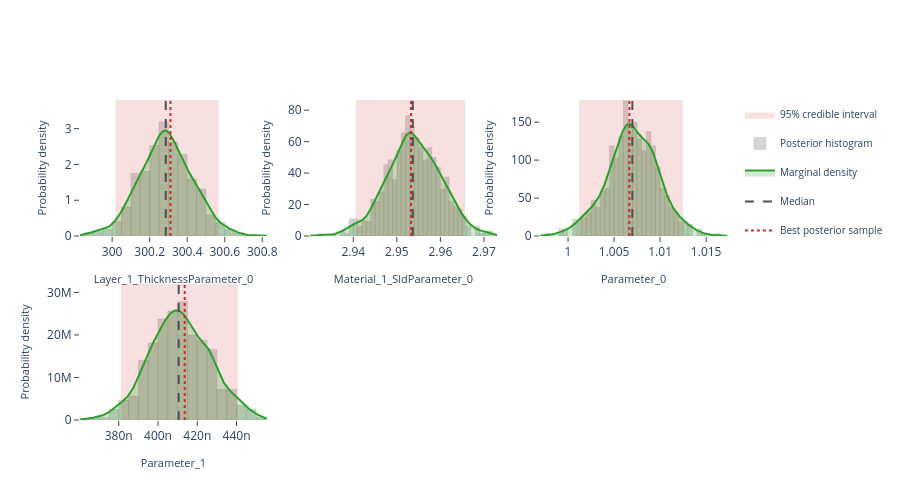

Notebook code cell kept with this figure:
### Markdown cell above
## Interactive posterior plots

The next three cells render the same Plotly figures that are shown on the
Bayesian Posterior tab of the EasyReflectometryApp:

* **Marginals** — per-parameter distribution: histogram + smooth KDE marginal,
  shaded 95% credible interval, and median / best-sample lines
  (`plot_distribution` or `posterior.distribution()`)
* **Corner plot** — pairwise marginals + 2-D contours + scatter (`plot_corner`)
* **Traces** — per-chain trace + marginal histogram (`plot_trace`)

The standalone helpers are called with ``return_figure=True`` so they return a
Plotly ``Figure`` that we render in the notebook with ``fig.show()``; the
``PosteriorResults`` methods return the figure directly.

### Code cell
# ---- Marginal posterior distributions ---------------------------------------
# One panel per free parameter, each overlaying the posterior histogram, a
# smooth Gaussian-KDE marginal, the shaded 95% credible interval, and the
# median / best-sample reference lines.  Mirrors the "Marginals" sub-tab in
# the EasyReflectometryApp.

# The PosteriorResults method passes ``logp`` through automatically so the
# best posterior sample (MAP) line is drawn:
fig = posterior.distribution()
fig.show()

# Standalone equivalent (pass ``logp`` to get the best-sample line):
# fig = plot_distribution(
#     posterior.draws,
#     posterior.param_names,
#     logp=posterior.logp,
#     return_figure=True,
# )
# fig.show()

### Figure 1 — Plotly figure (JSON) as saved in the notebook; plotly's stock layout.template omitted (floating-point values rounded to 4 significant figures; data arrays with more than 128 entries replaced by an {"elided": "..."} marker saying what was removed)
{"data": [{"fill": "toself", "fillcolor": "rgba(214, 39, 40, 0.14)", "hoverinfo": "skip", "legendgroup": "95% credible interval", "line": {"color": "rgba(214, 39, 40, 0.14)", "width": 0}, "mode": "lines", "name": "95% credible interval", "showlegend": true, "type": "scatter", "x": [300.0, 300.6, 300.6, 300.0, 300.0], "xaxis": "x", "y": [0.0, 0.0, 3.802, 3.802, 0.0], "yaxis": "y"}, {"histnorm": "probability density", "hovertemplate": "sample=%{x:.4f}<br>density: %{y:.2f}<extra></extra>", "legendgroup": "histogram", "marker": {"color": "rgba(120, 120, 120, 0.38)", "line": {"color": "rgba(120, 120, 120, 0.24)", "width": 1}}, "name": "Posterior histogram", "nbinsx": 40, "opacity": 0.82, "showlegend": true, "type": "histogram", "x": {"elided": "640 float values"}, "xaxis": "x", "yaxis": "y"}, {"fill": "tozeroy", "fillcolor": "rgba(44, 160, 44, 0.22)", "hovertemplate": "Layer_1_ThicknessParameter_0: %{x:.4f}<br>density: %{y:.4f}<extra></extra>", "legendgroup": "marginal", "line": {"color": "rgb(44, 160, 44)", "width": 2}, "mode": "lines", "name": "Marginal density", "showlegend": true, "type": "scatter", "x": {"elided": "256 float values"}, "xaxis": "x", "y": {"elided": "256 float values"}, "yaxis": "y"}, {"hovertemplate": "Median: %{x:.4f}<extra></extra>", "legendgroup": "Median", "line": {"color": "rgb(80, 80, 80)", "dash": "dash", "width": 2}, "mode": "lines", "name": "Median", "showlegend": true, "type": "scatter", "x": [300.3, 300.3], "xaxis": "x", "y": [0.0, 3.802], "yaxis": "y"}, {"hovertemplate": "Best posterior sample: %{x:.4f}<extra></extra>", "legendgroup": "Best posterior sample", "line": {"color": "rgb(214, 39, 40)", "dash": "dot", "width": 2}, "mode": "lines", "name": "Best posterior sample", "showlegend": true, "type": "scatter", "x": [300.3, 300.3], "xaxis": "x", "y": [0.0, 3.802], "yaxis": "y"}, {"fill": "toself", "fillcolor": "rgba(214, 39, 40, 0.14)", "hoverinfo": "skip", "legendgroup": "95% credible interval", "line": {"color": "rgba(214, 39, 40, 0.14)", "width": 0}, "mode": "lines", "name": "95% credible interval", "showlegend": false, "type": "scatter", "x": [2.941, 2.966, 2.966, 2.941, 2.941], "xaxis": "x2", "y": [0.0, 0.0, 86.48, 86.48, 0.0], "yaxis": "y2"}, {"histnorm": "probability density", "hovertemplate": "sample=%{x:.4f}<br>density: %{y:.2f}<extra></extra>", "legendgroup": "histogram", "marker": {"color": "rgba(120, 120, 120, 0.38)", "line": {"color": "rgba(120, 120, 120, 0.24)", "width": 1}}, "name": "Posterior histogram", "nbinsx": 40, "opacity": 0.82, "showlegend": false, "type": "histogram", "x": {"elided": "640 float values"}, "xaxis": "x2", "yaxis": "y2"}, {"fill": "tozeroy", "fillcolor": "rgba(44, 160, 44, 0.22)", "hovertemplate": "Material_1_SldParameter_0: %{x:.4f}<br>density: %{y:.4f}<extra></extra>", "legendgroup": "marginal", "line": {"color": "rgb(44, 160, 44)", "width": 2}, "mode": "lines", "name": "Marginal density", "showlegend": false, "type": "scatter", "x": {"elided": "256 float values"}, "xaxis": "x2", "y": {"elided": "256 float values"}, "yaxis": "y2"}, {"hovertemplate": "Median: %{x:.4f}<extra></extra>", "legendgroup": "Median", "line": {"color": "rgb(80, 80, 80)", "dash": "dash", "width": 2}, "mode": "lines", "name": "Median", "showlegend": false, "type": "scatter", "x": [2.954, 2.954], "xaxis": "x2", "y": [0.0, 86.48], "yaxis": "y2"}, {"hovertemplate": "Best posterior sample: %{x:.4f}<extra></extra>", "legendgroup": "Best posterior sample", "line": {"color": "rgb(214, 39, 40)", "dash": "dot", "width": 2}, "mode": "lines", "name": "Best posterior sample", "showlegend": false, "type": "scatter", "x": [2.953, 2.953], "xaxis": "x2", "y": [0.0, 86.48], "yaxis": "y2"}, {"fill": "toself", "fillcolor": "rgba(214, 39, 40, 0.14)", "hoverinfo": "skip", "legendgroup": "95% credible interval", "line": {"color": "rgba(214, 39, 40, 0.14)", "width": 0}, "mode": "lines", "name": "95% credible interval", "showlegend": false, "type": "scatter", "x": [1.001, 1.012, 1.012, 1.001, 1.001], "xaxis": "x3", "y": [0.0, 0.0, 179.2, 179.2, 0.0], "yaxis": "y3"}, {"histnorm": "probability density", "hovertemplate": "sample=%{x:.4f}<br>density: %{y:.2f}<extra></extra>", "legendgroup": "histogram", "marker": {"color": "rgba(120, 120, 120, 0.38)", "line": {"color": "rgba(120, 120, 120, 0.24)", "width": 1}}, "name": "Posterior histogram", "nbinsx": 40, "opacity": 0.82, "showlegend": false, "type": "histogram", "x": {"elided": "640 float values"}, "xaxis": "x3", "yaxis": "y3"}, {"fill": "tozeroy", "fillcolor": "rgba(44, 160, 44, 0.22)", "hovertemplate": "Parameter_0: %{x:.4f}<br>density: %{y:.4f}<extra></extra>", "legendgroup": "marginal", "line": {"color": "rgb(44, 160, 44)", "width": 2}, "mode": "lines", "name": "Marginal density", "showlegend": false, "type": "scatter", "x": {"elided": "256 float values"}, "xaxis": "x3", "y": {"elided": "256 float values"}, "yaxis": "y3"}, {"hovertemplate": "Median: %{x:.4f}<extra></extra>", "legendgroup": "Median", "line": {"color": "rgb(80, 80, 80)", "dash": "dash", "width": 2}, "mode": "lines", "name": "Median", "showlegend": false, "type": "scatter", "x": [1.007, 1.007], "xaxis": "x3", "y": [0.0, 179.2], "yaxis": "y3"}, {"hovertemplate": "Best posterior sample: %{x:.4f}<extra></extra>", "legendgroup": "Best posterior sample", "line": {"color": "rgb(214, 39, 40)", "dash": "dot", "width": 2}, "mode": "lines", "name": "Best posterior sample", "showlegend": false, "type": "scatter", "x": [1.007, 1.007], "xaxis": "x3", "y": [0.0, 179.2], "yaxis": "y3"}, {"fill": "toself", "fillcolor": "rgba(214, 39, 40, 0.14)", "hoverinfo": "skip", "legendgroup": "95% credible interval", "line": {"color": "rgba(214, 39, 40, 0.14)", "width": 0}, "mode": "lines", "name": "95% credible interval", "showlegend": false, "type": "scatter", "x": [3.811e-07, 4.407e-07, 4.407e-07, 3.811e-07, 3.811e-07], "xaxis": "x4", "y": [0.0, 0.0, 31980000.0, 31980000.0, 0.0], "yaxis": "y4"}, {"histnorm": "probability density", "hovertemplate": "sample=%{x:.4f}<br>density: %{y:.2f}<extra></extra>", "legendgroup": "histogram", "marker": {"color": "rgba(120, 120, 120, 0.38)", "line": {"color": "rgba(120, 120, 120, 0.24)", "width": 1}}, "name": "Posterior histogram", "nbinsx": 40, "opacity": 0.82, "showlegend": false, "type": "histogram", "x": {"elided": "640 float values"}, "xaxis": "x4", "yaxis": "y4"}, {"fill": "tozeroy", "fillcolor": "rgba(44, 160, 44, 0.22)", "hovertemplate": "Parameter_1: %{x:.4f}<br>density: %{y:.4f}<extra></extra>", "legendgroup": "marginal", "line": {"color": "rgb(44, 160, 44)", "width": 2}, "mode": "lines", "name": "Marginal density", "showlegend": false, "type": "scatter", "x": {"elided": "256 float values"}, "xaxis": "x4", "y": {"elided": "256 float values"}, "yaxis": "y4"}, {"hovertemplate": "Median: %{x:.4f}<extra></extra>", "legendgroup": "Median", "line": {"color": "rgb(80, 80, 80)", "dash": "dash", "width": 2}, "mode": "lines", "name": "Median", "showlegend": false, "type": "scatter", "x": [4.105e-07, 4.105e-07], "xaxis": "x4", "y": [0.0, 31980000.0], "yaxis": "y4"}, {"hovertemplate": "Best posterior sample: %{x:.4f}<extra></extra>", "legendgroup": "Best posterior sample", "line": {"color": "rgb(214, 39, 40)", "dash": "dot", "width": 2}, "mode": "lines", "name": "Best posterior sample", "showlegend": false, "type": "scatter", "x": [4.136e-07, 4.136e-07], "xaxis": "x4", "y": [0.0, 31980000.0], "yaxis": "y4"}], "layout": {"barmode": "overlay", "height": 500, "legend": {"font": {"size": 10}}, "plot_bgcolor": "white", "showlegend": true, "xaxis": {"anchor": "y", "domain": [0.0, 0.2889], "range": [299.8, 300.8], "showgrid": false, "ticks": "outside", "title": {"font": {"size": 11}, "text": "Layer_1_ThicknessParameter_0"}, "zeroline": false}, "xaxis2": {"anchor": "y2", "domain": [0.3556, 0.6444], "range": [2.93, 2.973], "showgrid": false, "ticks": "outside", "title": {"font": {"size": 11}, "text": "Material_1_SldParameter_0"}, "zeroline": false}, "xaxis3": {"anchor": "y3", "domain": [0.7111, 1.0], "range": [0.997, 1.017], "showgrid": false, "ticks": "outside", "title": {"font": {"size": 11}, "text": "Parameter_0"}, "zeroline": false}, "xaxis4": {"anchor": "y4", "domain": [0.0, 0.2889], "range": [3.603e-07, 4.555e-07], "showgrid": false, "ticks": "outside", "title": {"font": {"size": 11}, "text": "Parameter_1"}, "zeroline": false}, "xaxis5": {"anchor": "y5", "domain": [0.3556, 0.6444], "showgrid": false, "ticks": "outside", "zeroline": false}, "xaxis6": {"anchor": "y6", "domain": [0.7111, 1.0], "showgrid": false, "ticks": "outside", "zeroline": false}, "yaxis": {"anchor": "x", "domain": [0.575, 1.0], "range": [0.0, 3.802], "showgrid": false, "ticks": "outside", "title": {"font": {"size": 11}, "text": "Probability density"}, "zeroline": false}, "yaxis2": {"anchor": "x2", "domain": [0.575, 1.0], "range": [0.0, 86.48], "showgrid": false, "ticks": "outside", "title": {"font": {"size": 11}, "text": "Probability density"}, "zeroline": false}, "yaxis3": {"anchor": "x3", "domain": [0.575, 1.0], "range": [0.0, 179.2], "showgrid": false, "ticks": "outside", "title": {"font": {"size": 11}, "text": "Probability density"}, "zeroline": false}, "yaxis4": {"anchor": "x4", "domain": [0.0, 0.425], "range": [0.0, 31980000.0], "showgrid": false, "ticks": "outside", "title": {"font": {"size": 11}, "text": "Probability density"}, "zeroline": false}, "yaxis5": {"anchor": "x5", "domain": [0.0, 0.425], "showgrid": false, "ticks": "outside", "zeroline": false}, "yaxis6": {"anchor": "x6", "domain": [0.0, 0.425], "showgrid": false, "ticks": "outside", "zeroline": false}}}
